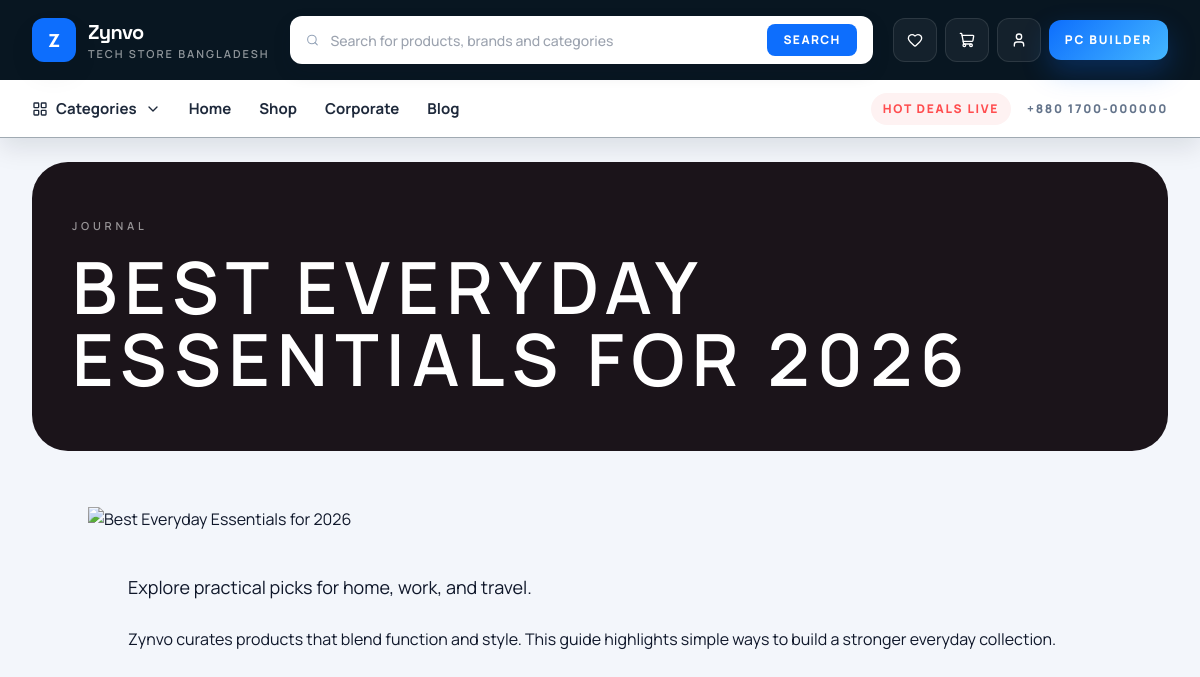
/blog/best-everyday-essentials/, run on the app's committed database.
### core/models.py (models this page shows, shortened)
class SingletonModel(models.Model):
    class Meta:
        abstract = True
    @classmethod
    def load(cls):
        obj, _ = cls.objects.get_or_create(pk=1)
        return obj

class SiteSettings(SingletonModel):
    site_name = models.CharField(max_length=100, default='Zynvo')
    tagline = models.CharField(max_length=150, default='Smart living, curated beautifully.')
    support_phone = models.CharField(max_length=30, default='+880 1700-000000')
    support_email = models.EmailField(default='support@zynvo.com')
    address = models.CharField(max_length=255, default='Dhaka, Bangladesh')
    copyright_text = models.CharField(max_length=255, default='© 2026 Zynvo Ltd. All Rights Reserved')
    hero_title = models.CharField(max_length=140, default='Elevate your everyday with Zynvo')
    hero_subtitle = models.CharField(
        max_length=255,
        default='Discover hand-picked lifestyle, fashion, and gadget essentials with fast delivery.',
    )
    announcement_text = models.CharField(max_length=255, default='Free shipping on orders over ৳3000')
    corporate_cta_title = models.CharField(max_length=140, default='Become Our Corporate Partner')
    corporate_cta_url = models.CharField(max_length=255, default='/corporate/')
    facebook_url = models.URLField(blank=True)
    instagram_url = models.URLField(blank=True)
    youtube_url = models.URLField(blank=True)
    linkedin_url = models.URLField(blank=True)

class BlogPost(models.Model):
    category = models.ForeignKey(BlogCategory, on_delete=models.SET_NULL, null=True, blank=True)
    title = models.CharField(max_length=160)
    slug = models.SlugField(unique=True, blank=True)
    excerpt = models.TextField(blank=True)
    content = models.TextField()
    featured_image = models.ImageField(upload_to='blog/', blank=True, null=True)
    is_published = models.BooleanField(default=True)
    created_at = models.DateTimeField(auto_now_add=True)
    class Meta:
        ordering = ['-created_at']
    @property
    def demo_image_url(self):
        text = f'{(self.title or "").lower()} {(self.excerpt or "").lower()}'
        image_map = [
            (('skincare', 'skin', 'beauty', 'glow', 'serum'), 'https://images.pexels.com/photos/6621434/pexels-photo-6621434.jpeg?auto=compress&cs=tinysrgb&w=1200&h=800&fit=crop'),
            (('gadget', 'smart', 'tech', 'phone', 'laptop'), 'https://images.pexels.com/photos/356056/pexels-photo-356056.jpeg?auto=compress&cs=tinysrgb&w=1200&h=800&fit=crop'),
            (('home', 'kitchen', 'appliance', 'living'), 'https://images.pexels.com/photos/5824519/pexels-photo-5824519.jpeg?auto=compress&cs=tinysrgb&w=1200&h=800&fit=crop'),
            (('fashion', 'style', 'outfit'), 'https://images.pexels.com/photos/994523/pexels-photo-994523.jpeg?auto=compress&cs=tinysrgb&w=1200&h=800&fit=crop'),
            (('delivery', 'shipping', 'order'), 'https://images.pexels.com/photos/6169034/pexels-photo-6169034.jpeg?auto=compress&cs=tinysrgb&w=1200&h=800&fit=crop'),
        ]
        for keywords, image_url in image_map:
            if any(keyword in text for keyword in keywords):
                return image_url
        return 'https://images.pexels.com/photos/3183150/pexels-photo-3183150.jpeg?auto=compress&cs=tinysrgb&w=1200&h=800&fit=crop'
    @property
    def primary_image_url(self):
        if self.featured_image:
            return self.featured_image.url
        return self.demo_image_url

### core/views.py (the view)
# urls.py: path('blog/<slug:slug>/', views.blog_detail, name='blog_detail'),
def blog_detail(request, slug):
    try:
        post = get_object_or_404(BlogPost, slug=slug, is_published=True)
        return render(request, 'core/blog_detail.html', {'post': post})
    except Exception:
        return demo_blog_detail(request, slug)

### accounts/context_processors.py (called while the page is built, shortened)
def account_context(request):
    if not request.user.is_authenticated:
        return {
            'wishlist_count': 0,
            'wishlist_product_ids': set(),
        }

### catalog/models.py (called while the page is built)
    def get_absolute_url(self):
        return reverse('catalog:category_detail', args=[self.slug])

### orders/cart_utils.py (called while the page is built, shortened)
def _cart(request, create=False):
    cart = request.session.get('cart')
    if cart is None:
        cart = {}
        if create:
            request.session['cart'] = cart
    return cart

def _user_cart(request):
    if not getattr(request, 'user', None) or not request.user.is_authenticated:
        return None

def get_cart_items(request):
    from catalog.models import Product, ProductVariant
    user_cart = _user_cart(request)
    cart = _cart(request)
    items = []
    subtotal = Decimal('0.00')
    if not cart:
        return items, subtotal

def get_cart_coupon(request):
    code = request.session.get('cart_coupon_code')
    if not code:
        return None

def get_cart_reward_points(request):
    try:
        points = int(request.session.get('cart_reward_points') or 0)
    except (TypeError, ValueError):
        request.session.pop('cart_reward_points', None)
        request.session.modified = True
        return 0
    return max(points, 0)

def calculate_discount(subtotal, coupon=None):
    subtotal = Decimal(subtotal or 0)
    if not coupon:
        return Decimal('0.00')

### orders/context_processors.py (called while the page is built)
def cart_context(request):
    items, subtotal = get_cart_items(request)
    coupon = get_cart_coupon(request)
    reward_points = get_cart_reward_points(request)
    totals = build_cart_totals(subtotal, coupon=coupon, reward_points=reward_points)
    return {
        'cart_items': items,
        'cart_subtotal': subtotal,
        'cart_count': sum(item['quantity'] for item in items),
        'cart_coupon': coupon,
        'cart_reward_points': reward_points,
        'cart_totals': totals,
    }

### templates/core/blog_detail.html (shortened to what this page needs)
{% extends 'base.html' %}
{% block content %}
<section class="px-4 py-6 lg:px-8">
  <div class="mx-auto max-w-7xl rounded-[36px] bg-[#1b141a] px-6 py-14 text-white shadow-panel md:px-10">
    <p class="text-[11px] font-semibold uppercase tracking-[0.34em] text-white/55">Journal</p>
    <h1 class="mt-4 max-w-5xl font-brand text-5xl font-semibold uppercase tracking-[0.1em] md:text-7xl">{{ post.title }}</h1>
  </div>
</section>
<section class="px-4 pb-16 pt-8 lg:px-8">
  <article class="aura-card mx-auto max-w-5xl overflow-hidden">
    <img src="{{ post.primary_image_url }}" alt="{{ post.title }}" class="blog-hero-image w-full" loading="lazy" decoding="async">
    <div class="p-6 md:p-10">
      <p class="mb-6 text-lg leading-8 text-stone">{{ post.excerpt }}</p>
      <div class="prose max-w-none text-stone">{{ post.content|linebreaks }}</div>
    </div>
  </article>
</section>
{% endblock %}

### templates/base.html (shortened to what this page needs)
{% load static %}
<!DOCTYPE html>
<html lang="en" class="scroll-smooth">
<head>
    <link rel="stylesheet" href="https://cdn.jsdelivr.net/npm/swiper@9/swiper-bundle.min.css">
    <script src="https://cdn.tailwindcss.com"></script>
    <link rel="stylesheet" href="{% static 'css/styles.css' %}">
</head>
<body class="bg-slatebg font-sans text-ink antialiased">
    {% include 'includes/header.html' %}
    <main class="min-h-screen pb-24 lg:pb-0">
        {% block content %}{% endblock %}
    </main>
</body>
</html>

### templates/includes/header.html (shortened to what this page needs)
<header class="sticky top-0 z-50 border-b border-slate-200/70 bg-[#081621] shadow-[0_10px_24px_rgba(8,22,33,.10)]">
  <div class="mx-auto max-w-7xl px-4 lg:px-8">
    <div class="flex items-center gap-3 py-3 lg:gap-5 lg:py-4">
      <a href="{% url 'core:home' %}" class="flex shrink-0 items-center gap-3">
        <span class="grid h-11 w-11 place-items-center rounded-xl2 bg-primary text-lg font-extrabold text-white shadow-card">Z</span>
        <div class="hidden sm:block">
          <p class="font-display text-xl font-bold tracking-[-0.03em] text-white">{{ site_settings.site_name }}</p>
          <p class="text-[11px] font-semibold uppercase tracking-[0.18em] text-white/55">Tech store Bangladesh</p>
        </div>
      </a>
      <div class="relative hidden flex-1 md:block">
        <form action="{% url 'catalog:shop' %}" method="get" class="flex h-12 items-center rounded-xl2 bg-white px-4 shadow-[0_8px_18px_rgba(15,23,42,.14)]">
          <i data-lucide="search" class="h-4 w-4 text-slate-400"></i>
          <input id="instantSearchInput" type="search" name="q" placeholder="Search for products, brands and categories" class="h-full w-full bg-transparent px-3 text-sm font-medium text-slate-900 outline-none">
          <button type="submit" class="rounded-lg bg-primary px-4 py-2 text-xs font-extrabold uppercase tracking-[0.12em] text-white transition duration-300 hover:bg-blue-700">Search</button>
        </form>
      </div>
      <div class="flex shrink-0 items-center gap-2">
        <a href="{% if request.user.is_authenticated %}{% url 'accounts:wishlist' %}{% else %}{% url 'accounts:login' %}{% endif %}" class="js-wishlist-link relative inline-flex h-11 w-11 items-center justify-center rounded-xl2 border border-white/10 bg-white/5 text-white transition duration-300 hover:border-white/30 hover:bg-white/10">
          <i data-lucide="heart" class="h-4 w-4"></i>
        </a>
        <a href="{% url 'orders:cart' %}" class="relative inline-flex h-11 w-11 items-center justify-center rounded-xl2 border border-white/10 bg-white/5 text-white transition duration-300 hover:border-white/30 hover:bg-white/10">
          <i data-lucide="shopping-cart" class="h-4 w-4"></i>
        </a>
        <div class="relative hidden md:block" id="accountMenuWrap">
          <button id="accountMenuToggle" type="button" class="inline-flex h-11 w-11 items-center justify-center rounded-xl2 border border-white/10 bg-white/5 text-white transition duration-300 hover:border-white/30 hover:bg-white/10" aria-expanded="false">
            <i data-lucide="user" class="h-4 w-4"></i>
          </button>
        </div>
        <a href="{% url 'catalog:shop' %}?sort=latest" class="hidden rounded-xl2 bg-[linear-gradient(135deg,#0d6efd,#44b7ff)] px-4 py-3 text-xs font-extrabold uppercase tracking-[0.15em] text-white shadow-[0_12px_28px_rgba(13,110,253,.26)] transition duration-300 hover:-translate-y-0.5 lg:inline-flex">
          PC Builder
        </a>
      </div>
    </div>
  </div>
  <div class="border-t border-white/10 bg-white">
    <div class="mx-auto hidden max-w-7xl items-center gap-7 px-4 py-3 text-[15px] font-bold text-slate-800 lg:flex lg:px-8">
      <div class="group relative">
        <button id="megaMenuToggle" type="button" class="flex items-center gap-2 transition duration-300 hover:text-primary" aria-expanded="false">
          <i data-lucide="layout-grid" class="h-4 w-4"></i>
          Categories
          <i data-lucide="chevron-down" class="h-4 w-4"></i>
        </button>
      </div>
      <a href="{% url 'core:home' %}" class="transition duration-300 hover:text-primary">Home</a>
      <a href="{% url 'catalog:shop' %}" class="transition duration-300 hover:text-primary">Shop</a>
      <a href="{% url 'core:corporate' %}" class="transition duration-300 hover:text-primary">Corporate</a>
      <a href="{% url 'core:blog_index' %}" class="transition duration-300 hover:text-primary">Blog</a>
      <div class="ml-auto flex items-center gap-4 text-xs font-extrabold uppercase tracking-[0.14em] text-slate-500">
        <span class="rounded-full bg-red-50 px-3 py-2 text-accent">Hot deals live</span>
        <span>{{ site_settings.support_phone }}</span>
      </div>
    </div>
  </div>
</header>

### static/css/styles.css (style rules this page uses)
:root { --radius: 12px; --transition: .3s ease; }
body { background: #f2f4f8; }
img { max-width: 100%; }
.prose p { margin-bottom: 1rem; }
.form-control, .form-select, input[type="text"], input[type="email"], input[type="number"], input[type="search"], select, textarea { border-radius: 12px; }

### data on the page
SiteSettings: site_name "Zynvo", support_phone "+880 1700-000000"
BlogPost: title "BEST EVERYDAY ESSENTIALS FOR 2026", excerpt "Explore practical picks for home, work, and travel.", content "Zynvo curates products that blend function and style. This guide highlights simple ways to build a stronger everyday collection."
